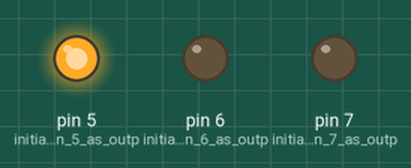
Simulated run of this sketch. Board: Arduino Uno, built with avr-gcc and run on an emulated ATmega328P. Parts: output pins drawn as LEDs (lit = HIGH).

Above: at 2.0 s.
At 8.0 s:
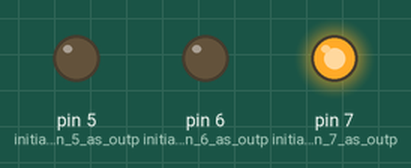
At 11.0 s:
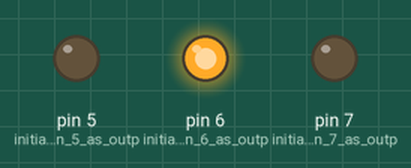
At 12.5 s:
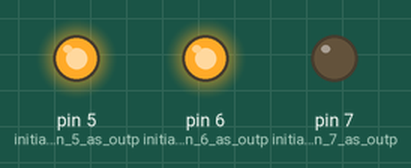
Timing chart, 0 to 24.7 s (numbered marks = the images above):
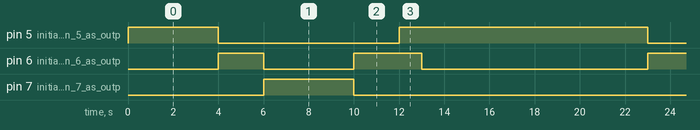

Measured:
- by itself, pin 5 (initializes_pin_5_as_outp): repeats every 19.0 s: LOW 8.0 s, HIGH 11.0 s
- by itself, pin 6 (initializes_pin_6_as_outp): repeats every 19.0 s: LOW 4.0 s, HIGH 3.0 s, LOW 10.0 s, HIGH 2.0 s
- by itself, pin 7 (initializes_pin_7_as_outp): alternates HIGH for 4.0 s and LOW for 15.0 s

The sketch:

traffic-light-source.ino
```cpp
// PIN 5 = RED
// PIN 6 = YELLOW
// PIN7 = GREEN

void setup() {
  // put your setup code here, to run once:
  pinMode(5, OUTPUT);  // initializes pin 5 as output mode.
  pinMode(6, OUTPUT);  // initializes pin 6 as output mode.
  pinMode(7, OUTPUT);  // initializes pin 7 as output mode.
}

void loop() {
  // RED TO GREEN
  digitalWrite(5, HIGH);  // lights up the LED.
  delay(4000);            // waits 4 seconds.
  digitalWrite(5, LOW);   // unlights the LED.

  digitalWrite(6, HIGH);  // lights up the LED.
  delay(2000);            // waits 2 seconds.
  digitalWrite(6, LOW);   // unlights the LED.

  digitalWrite(7, HIGH);  // lights up the LED.
  delay(4000);            // waits 4 seconds.
  digitalWrite(7, LOW);   // unlights the LED.

  // GREEN TO RED
  digitalWrite(6, HIGH);  //lights up the LED.
  delay(2000);            // waits 2 seconds.
  digitalWrite(5, HIGH);  //lights up the LED.
  delay(1000);            // waits 1 second.
  digitalWrite(6, LOW);   // unlights the LED.
  delay(6000);            // waits 10 seconds.
  //End of sequence. Sequence restarts.
}
```
